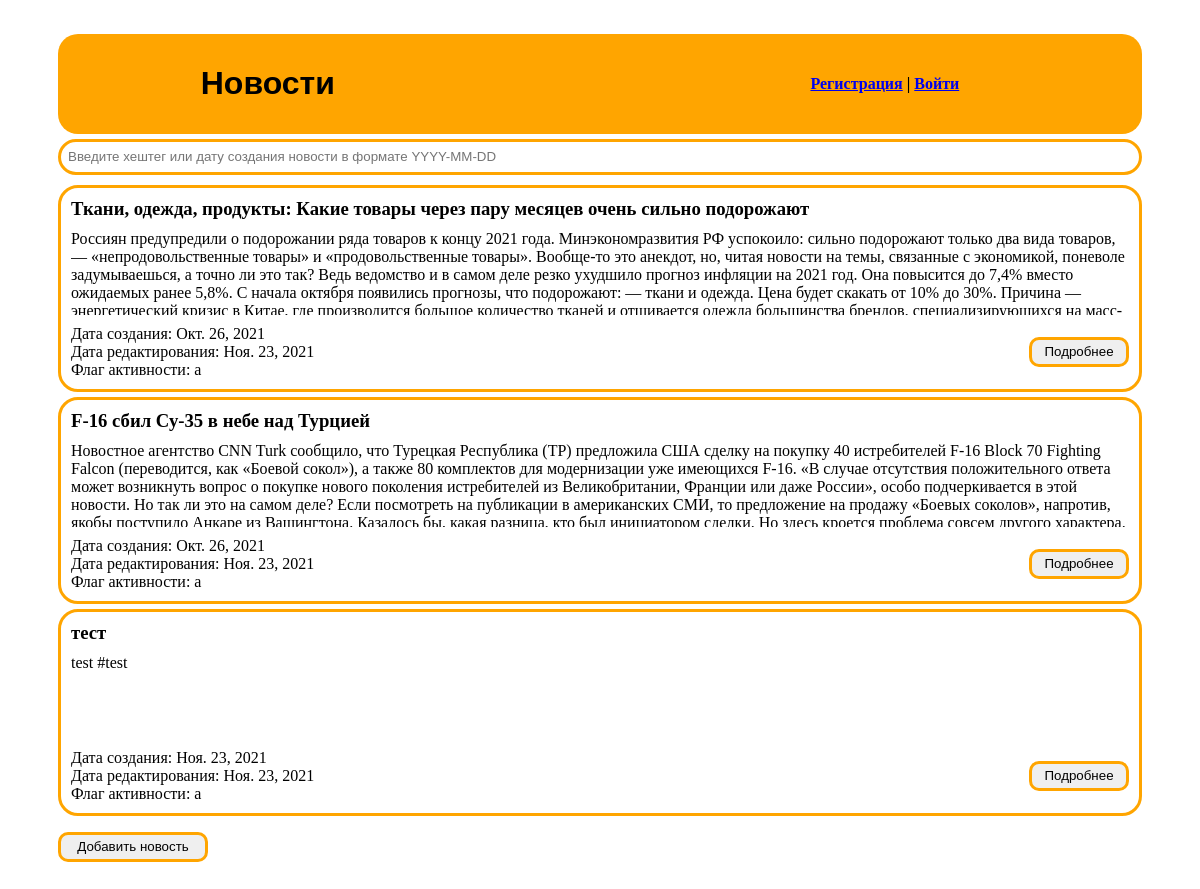
The page / on the database its author committed.
### app_news/models.py (models this page shows, shortened)
class News(models.Model):
    STATUS_CHOICES = [
        ('a', 'active'),
        ('n', 'not_active')
    ]
    title = models.CharField(max_length=500, db_index=True, verbose_name='Заголовок')
    content = models.TextField(max_length=3000, default='', verbose_name='Новость')
    created_at = models.DateField(auto_now_add=True, verbose_name='Дата создания')
    updated_at = models.DateField(auto_now=True, verbose_name='Дата редактирования')
    flag_active = models.CharField(max_length=1, choices=STATUS_CHOICES, default='n', verbose_name='Флаг активности')
    class Meta:
        db_table = 'news'
        ordering = ['created_at']
        verbose_name_plural = 'Новости'  # Переименовываем в админ-панели название таблицы с News на Новости

### app_news/views.py (the view)
# urls.py: path('', NewsViews.as_view(), name='news'),
class NewsViews(ListView):
    model = News
    template_name = "news/news_list.html"
    queryset = News.objects.filter(flag_active='a')

### app_news/templates/news/news_list.html (shortened to what this page needs)
<!DOCTYPE html>
<html lang="en">
<head>
</head>
<body style="padding: 10px 50px;">
    {% if news_list %}
    <ul style="list-style-type: none; padding-inline-start: 0px;">
        <li>
            <ul style="display: flex; justify-content: space-around; align-items: center; flex-direction: row;  background-color: orange; min-height: 20px;
            min-width: 500px; margin-bottom: 5px; padding: 10px; border-radius: 20px; list-style-type: none">
            <li>
                <h1 style="padding-left: 10px; padding-right: 180px; display: inline-block; font-family: Arial;">Новости</h1>
            </li>
            <li style="display: block; align-items: center; padding: 0px 50px;">
                {% if request.user.is_authenticated %}
                    <h3 style="margin-right: 10px">Добро пожаловать на сайт, {{ request.user.username }}!</h3>
                    <div style="width: 200px; display: flex; justify-content: space-around">
                        <a href="{% url 'user_detail' request.user.id %}">Личный кабинет</a>
                        <a href="{% url 'logout' %}">Выйти</a>
                    </div>
                {% else %}
                    <b>
                        <a href="{% url 'register' %}">Регистрация</a> | <a href="{% url 'login' %}">Войти</a>
                    </b>
                {% endif %}
            </li>
        </ul>
            <form style="border: 3px solid orange; border-radius: 20px;
            min-width: 500px; height: 20px; margin-bottom: 10px; padding: 5px"
                  action="{% url 'filter_news' %}" method="get">
              <input style="border: none; min-width: 500px; height: 15px;"
                     name="q" type="text" placeholder="Введите хештег или дату создания новости в формате YYYY-MM-DD">
            </form>
        </li>
        {% for i in news_list %}
        <li style="min-height: 20px; margin-bottom: 5px; padding: 10px;
        border: 3px solid orange; border-radius: 20px; min-width: 500px;">
            <div style="display: block; margin-bottom: 10px; min-width: 100px;">
                <h3 style="margin: 0">
                    {{ i.title }}
                </h3>
            </div>
            <div style="display: block; margin-bottom: 10px; height: 85px; min-width: 200p; overflow: hidden">
                <p style="margin: 0; min-width: 500px;">{{ i.content }}</p>
            </div>
            <div style="display: flex; justify-content: center; align-items: center;">
                <div style="display: inline-block; width: 50%">
                    <div style="display: block; width: 250px">
                    <span>Дата создания: </span>
                    {{ i.created_at }}
                    </div>
                    <div style="display: block; width: 250px">
                    <span>Дата редактирования: </span>
                    {{ i.updated_at }}
                    </div>
                    <div style="display: block; width: 250px">
                    <span>Флаг активности: </span>
                    {{ i.flag_active }}
                    </div>
                </div>
                <div style="display: flex; justify-content: flex-end; width: 50%">
                    <div style="display: inline-block; width: 100px; margin: 0; padding: 0; vertical-align: center;">
                        <form action="{% url 'comment_news' i.id %}" method="get">
                            <button type="submit" style="height:30px; width:100px; border-radius: 10px;
                            border: 3px solid orange;">Подробнее</button>
                        </form>
                    </div>
                </div>
            </div>
        </li>
        {% endfor %}
    </ul>
    <div>
        <ul style="display: flex; padding: 0; list-style-type: none">
            <li>
                <form action="add_news/" method="get">
                    <button type="submit" style="height:30px; width:150px; border-radius: 10px;
                    border: 3px solid orange;">Добавить новость</button>
                </form>
            </li>
        </ul>
    </div>
    {% else %}
        <p> Новостей нет </p>
    {% endif %}
</body>
</html>

### rows shown on the page
News: title "Ткани, одежда, продукты: Какие товары через пару месяцев очень сильно подорожают", content "Россиян предупредили о подорожании ряда товаров к концу 2021 года. Минэкономразвития РФ успокоило: сильно подорожают только два вида товаров, — «непродовольственные товары» и «продовольственные товары». Вообще-то это анекдот, но, читая новости на темы, связанные с экономикой, поневоле задумываешься, а точно ли это так? Ведь ведомство и в самом деле резко ухудшило прогноз инфляции на 2021 год. Она повысится до 7,4% вместо ожидаемых ранее 5,8%. С начала октября появились прогнозы, что подорожают: — ткани и одежда. Цена будет скакать от 10% до 30%. Причина — энергетический кризис в Китае, где производится большое количество тканей и отшивается одежда большинства брендов, специализирующихся на…", created_at "Окт. 26, 2021", updated_at "Ноя. 23, 2021", flag_active "a"
News: title "F-16 сбил Су-35 в небе над Турцией", content "Новостное агентство CNN Turk сообщило, что Турецкая Республика (ТР) предложила США сделку на покупку 40 истребителей F-16 Block 70 Fighting Falcon (переводится, как «Боевой сокол»), а также 80 комплектов для модернизации уже имеющихся F-16. «В случае отсутствия положительного ответа может возникнуть вопрос о покупке нового поколения истребителей из Великобритании, Франции или даже России», особо подчеркивается в этой новости. Но так ли это на самом деле? Если посмотреть на публикации в американских СМИ, то предложение на продажу «Боевых соколов», напротив, якобы поступило Анкаре из Вашингтона. Казалось бы, какая разница, кто был инициатором сделки. Но здесь кроется проблема совсем другого…", created_at "Окт. 26, 2021", updated_at "Ноя. 23, 2021", flag_active "a"
News: title "тест", content "test #test", created_at "Ноя. 23, 2021", updated_at "Ноя. 23, 2021", flag_active "a"
